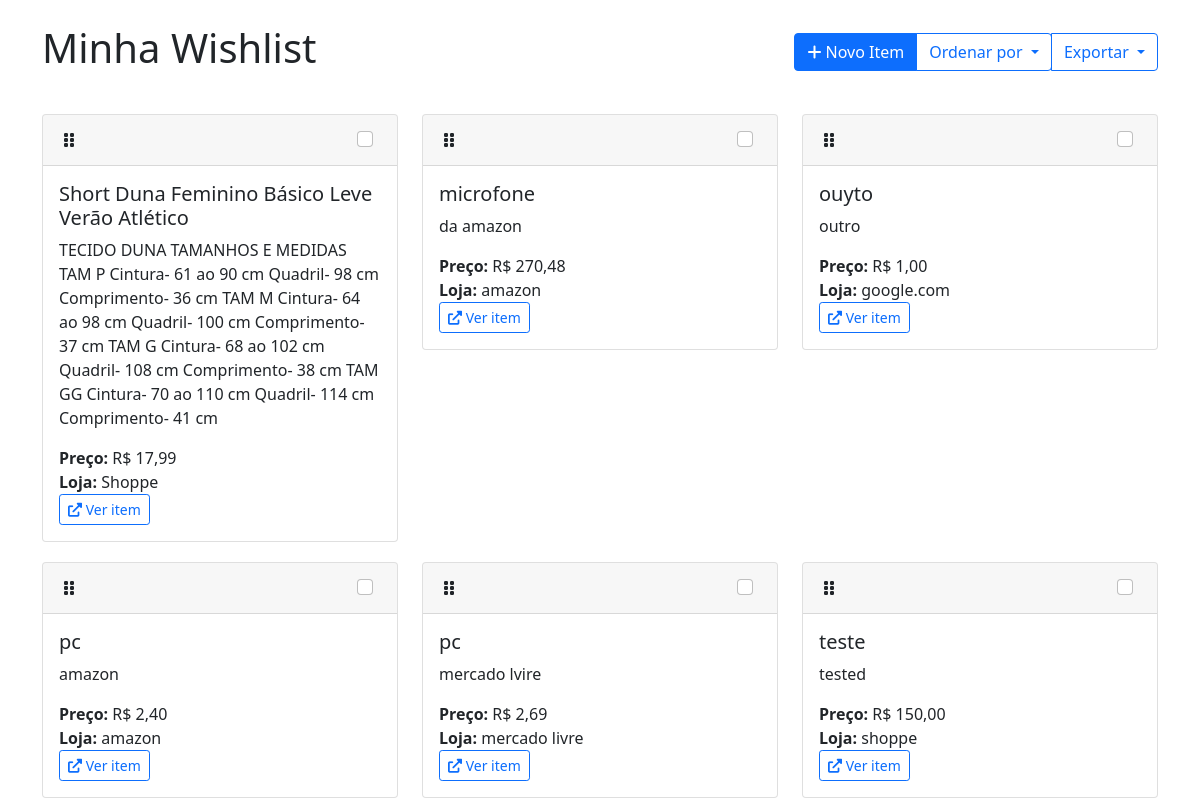
/?order_by=nome, run on the app's committed database.
### apps/wishlist/models.py (models this page shows, shortened)
class WishlistItem(models.Model):
    nome = models.CharField(max_length=200)
    descricao = models.TextField(blank=True)
    preco = models.DecimalField(max_digits=10, decimal_places=2)
    link = models.URLField()
    loja = models.CharField(max_length=100, blank=True)
    status = models.CharField(
        max_length=20,
        choices=[
            ('pendente', 'Pendente'),
            ('em_analise', 'Em Análise'),
            ('comprado', 'Comprado')
        ],
        default='pendente'
    )
    data_adicao = models.DateTimeField(auto_now_add=True)
    ordem_personalizada = models.IntegerField(default=0)
    class Meta:
        ordering = ['ordem_personalizada', 'nome']

### apps/wishlist/views.py (the view)
# urls.py: path('', views.index, name='index'),
def index(request):
    order_by = request.GET.get('order_by', 'ordem_personalizada')
    items = WishlistItem.objects.all().order_by(order_by)
    return render(request, 'wishlist/index.html', {'items': items})

### templates/wishlist/index.html (shortened to what this page needs)
<!DOCTYPE html>
<html lang="pt-br">
<head>
    <link href="https://cdn.jsdelivr.net/npm/bootstrap@5.1.3/dist/css/bootstrap.min.css" rel="stylesheet">
    <link rel="stylesheet" href="https://cdnjs.cloudflare.com/ajax/libs/font-awesome/6.0.0/css/all.min.css">
</head>
<body>
    <div class="container mt-4">
        <div class="d-flex justify-content-between align-items-center mb-4">
            <h1>Minha Wishlist</h1>
            <div class="btn-group">
                <button class="btn btn-primary" data-bs-toggle="modal" data-bs-target="#addItemModal">
                    <i class="fas fa-plus"></i> Novo Item
                </button>
                <button class="btn btn-outline-primary dropdown-toggle" data-bs-toggle="dropdown">
                    Ordenar por
                </button>
                <button class="btn btn-outline-primary dropdown-toggle" data-bs-toggle="dropdown">
                    Exportar
                </button>
            </div>
        </div>
        <div id="wishlist-items" class="row">
            {% for item in items %}
            <div class="col-md-6 col-lg-4 item-card" data-id="{{ item.id }}">
                <div class="card">
                    <div class="card-header d-flex justify-content-between align-items-center">
                        <span class="drag-handle"><i class="fas fa-grip-vertical"></i></span>
                        <div class="form-check">
                            <input type="checkbox" class="form-check-input" {% if item.status == 'comprado' %}checked{% endif %}
                                onchange="updateStatus({{ item.id }}, this.checked)">
                        </div>
                    </div>
                    <div class="card-body">
                        <h5 class="card-title">{{ item.nome }}</h5>
                        <p class="card-text">{{ item.descricao }}</p>
                        <p class="card-text">
                            <strong>Preço:</strong> R$ {{ item.preco }}<br>
                            <strong>Loja:</strong> {{ item.loja }}<br>
                            <a href="{{ item.link }}" target="_blank" class="btn btn-sm btn-outline-primary">
                                <i class="fas fa-external-link-alt"></i> Ver item
                            </a>
                        </p>
                    </div>
                </div>
            </div>
            {% endfor %}
        </div>
    </div>
</body>
</html>

### templates/wishlist/index.html (style rules this page uses)
.item-card { margin: 10px 0; }
.drag-handle { cursor: move; padding: 5px; }

### data on the page
WishlistItem: nome "Short Duna Feminino Básico Leve Verão Atlético", descricao "TECIDO DUNA TAMANHOS E MEDIDAS TAM P Cintura- 61 ao 90 cm Quadril- 98 cm Comprimento- 36 cm TAM M Cintura- 64 ao 98 cm Quadril- 100 cm Comprimento- 37 cm TAM G Cintura- 68 ao 102 cm Quadril- 108 cm Comprimento- 38 cm TAM GG Cintura- 70 ao 110 cm Quadril- 114 cm Comprimento- 41 cm", preco "17,99", loja "Shoppe"
WishlistItem: nome "microfone", descricao "da amazon", preco "270,48", loja "amazon"
WishlistItem: nome "ouyto", descricao "outro", preco "1,00", loja "google.com"
WishlistItem: nome "pc", descricao "amazon", preco "2,40", loja "amazon"
WishlistItem: nome "pc", descricao "mercado lvire", preco "2,69", loja "mercado livre"
WishlistItem: nome "teste", descricao "tested", preco "150,00", loja "shoppe"
